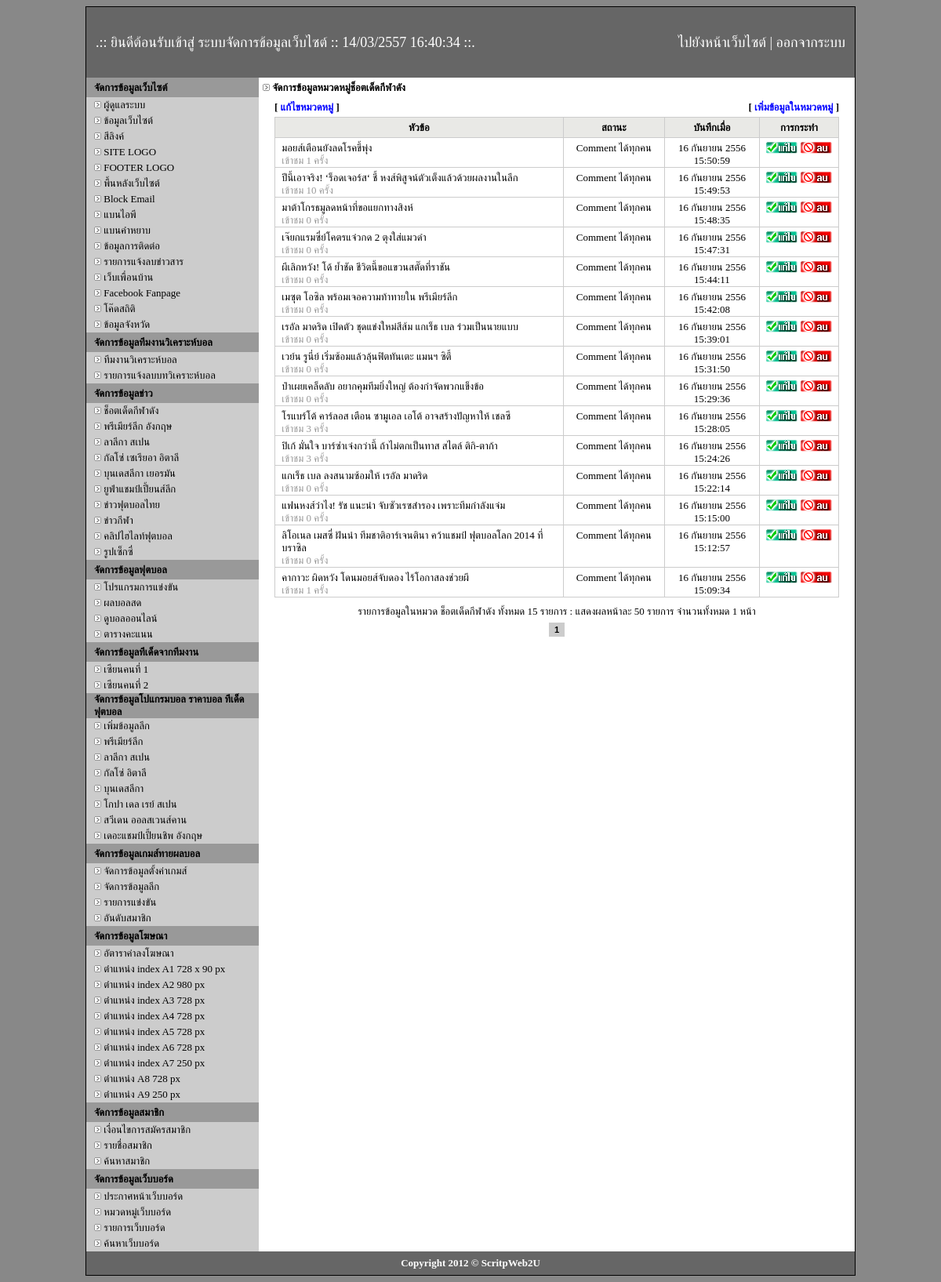
The app's page /admin/all-main-category.php?cate_id=1 (signed in) with its own data.
### tables this page shows
CREATE TABLE `category` (
  `id` int(2) NOT NULL auto_increment,
  `cate_name` varchar(255) NOT NULL,
  `title` text NOT NULL,
  `description` text NOT NULL,
  `keyword` text NOT NULL,
  PRIMARY KEY  (`id`)
);

CREATE TABLE `football` (
  `id` int(2) NOT NULL auto_increment,
  `name` varchar(255) NOT NULL,
  `title` text NOT NULL,
  `description` text NOT NULL,
  `keyword` text NOT NULL,
  `code` text NOT NULL,
  PRIMARY KEY  (`id`)
);

CREATE TABLE `zean_name` (
  `id` int(2) NOT NULL auto_increment,
  `name` varchar(100) NOT NULL,
  PRIMARY KEY  (`id`)
);

CREATE TABLE `league` (
  `id` int(2) NOT NULL auto_increment,
  `league` varchar(255) NOT NULL,
  `icon` varchar(100) NOT NULL,
  PRIMARY KEY  (`id`)
);

CREATE TABLE `post` (
  `id` int(11) NOT NULL auto_increment,
  `cate_id` int(2) NOT NULL,
  `title` varchar(255) NOT NULL,
  `short_detail` varchar(255) NOT NULL,
  `detail` text NOT NULL,
  `img` varchar(255) NOT NULL,
  `status_comment` int(2) NOT NULL,
  `post_date` datetime NOT NULL default '0000-00-00 00:00:00',
  `view` int(10) NOT NULL,
  PRIMARY KEY  (`id`)
);

### admin/all-main-category.php (the view, shortened to what the rows shown need)
<?
include "../function/function.php";
include "../function/datetime.php";
?>
<!DOCTYPE html PUBLIC "-//W3C//DTD XHTML 1.0 Transitional//EN" "http://www.w3.org/TR/xhtml1/DTD/xhtml1-transitional.dtd">
<html xmlns="http://www.w3.org/1999/xhtml">
<head>
</head>
<body>
<table width="980" border="0" align="center" cellpadding="0" cellspacing="1" bgcolor="#000000">
  <tr>
    <td><table width="980" border="0" align="center" cellpadding="0" cellspacing="0">
      <tr>
        <td bgcolor="#CCCCCC"><table width="980" border="0" align="center" cellpadding="0" cellspacing="0">
            <tr>
              <td width="220" align="center" valign="top"><? include "menu.php"; ?></td>
              <td width="760" align="center" valign="top" bgcolor="#FFFFFF"><table width="750" border="0" align="center" cellpadding="0" cellspacing="0">
                  <tr>
                    <td height="25">
<?
$cate_id=$_GET[cate_id];
$scate="SELECT cate_name FROM `category` WHERE id='$cate_id'";
$recate=mysql_query($scate) or die("ERROR $scate");
$rcate=mysql_fetch_row($recate);
?>
					<strong><font size="2"><img src="../img/icon_bullet_arrow_small.gif" width="9" height="9" /> จัดการข้อมูลหมวดหมู่<?=$rcate[0];?></font></strong>
					</td>
                  </tr>
                  <tr>
                    <td><table width="720" border="0" align="center" cellpadding="0" cellspacing="1" bgcolor="#CCCCCC">
                      <?
		$strSQL = "SELECT * FROM post WHERE cate_id=$cate_id";
		$objQuery = mysql_query($strSQL);
		$Num_Rows = mysql_num_rows($objQuery);
		$Per_Page = 50;
		$Page = $_GET["Page"];
		if(!$_GET["Page"])
		{
			$Page=1;
		}
		$Page_Start = (($Per_Page*$Page)-$Per_Page);
		if($Num_Rows<=$Per_Page)
		{
			$Num_Pages =1;
		}
		$strSQL .=" order  by id DESC LIMIT $Page_Start , $Per_Page";
		$objQuery  = mysql_query($strSQL);
		while($objResult = mysql_fetch_row($objQuery)){
		$url=rewrite($objResult[2]);
?>
                      <tr>
                        <td width="370" valign="top" bgcolor="#FFFFFF"><table width="100%" border="0" align="center" cellpadding="0" cellspacing="0">
                            <tr>
                              <td height="5"></td>
                            </tr>
                          </table>
                            <table width="350" border="0" align="center" cellpadding="0" cellspacing="0">
                              <tr>
                                <td align="left"><font size="2"><a href="../topic-<?=$objResult[0];?>/<?=$url;?>.html" style="color:#000000" target="_blank"><?=$objResult[2];?></a></font></td>
                              </tr>
                              <tr>
                                <td align="left"><font size="2" color="#999999">เข้าชม <?=$objResult[8];?>
                                   ครั้ง</font></td>
                              </tr>
                          </table></td>
                        <td width="130" valign="top" bgcolor="#FFFFFF"><table width="100%" border="0" align="center" cellpadding="0" cellspacing="0">
                            <tr>
                              <td height="5"></td>
                            </tr>
                          </table>
                            <table width="120" border="0" align="center" cellpadding="0" cellspacing="0">
                              <tr>
                                <td align="center"><font size="2" color="#000000"><? if($objResult[6]==1){ echo "Comment ได้ทุกคน"; }else if($objResult[6]==2){ echo "เฉพาะสมาชิก"; }else if($objResult[6]==3){ echo "ไม่ให้ Comment"; }?></font></td>
                              </tr>
                          </table></td>
                        <td width="120" valign="top" bgcolor="#FFFFFF"><table width="100%" border="0" align="center" cellpadding="0" cellspacing="0">
                            <tr>
                              <td height="5"></td>
                            </tr>
                          </table>
                            <table width="120" border="0" align="center" cellpadding="0" cellspacing="0">
                              <tr>
                                <td align="center"><font size="2" color="#000000"><? $postDate=$objResult[7]; echo DateTime($postDate); ?></font></td>
                              </tr>
                          </table></td>
                        <td width="100" valign="top" bgcolor="#FFFFFF"><table width="100%" border="0" align="center" cellpadding="0" cellspacing="0">
                            <tr>
                              <td height="5"></td>
                            </tr>
                          </table>
                            <table width="100" border="0" align="center" cellpadding="0" cellspacing="0">
                              <tr>
                                <td align="center"><font size="2"><a href="edit-data-category.php?id=<?=$objResult[0];?>&cate_id=<?=$cate_id;?>"><img src="images/edit.gif" width="40" height="15" border="0" /> </a><a href="del-data-category.php?id=<?=$objResult[0];?>&cate_id=<?=$cate_id;?>&op=<?=$objResult[5];?>" onclick="javascript:if(!confirm('ท่านต้องการลบข้อมูลจริงหรือไม่')){return false;}"> <img src="images/del.gif" width="40" height="15" border="0" /></a></font></td>
                              </tr>
                          </table></td>
                      </tr>
                      <? } ?>
                    </table>
                      <table width="720" border="0" align="center" cellpadding="0" cellspacing="0">
                        <tr>
                          <td align="center"><font size="2" color="#000000">รายการข้อมูลในหมวด
                            <?=$rcate[0];?>
                            ทั้งหมด
                            <?=$Num_Rows;?>
                            รายการ : แสดงผลหน้าละ
                            <?=$Per_Page;?>
                            รายการ จำนวนทั้งหมด
                            <?=$Num_Pages;?>
                            หน้า</font></td>
                        </tr>
                      </table>
                      </td>
                  </tr>
                </table></td>
            </tr>
        </table></td>
      </tr>
    </table></td>
  </tr>
</table>
</body>
</html>

### admin/menu.php (shortened to what the rows shown need)
<table width="220" border="0" align="center" cellpadding="0" cellspacing="0">
  <tr>
    <td><table width="220" border="0" align="center" cellpadding="0" cellspacing="0">
      <?
$stab="select id, cate_name from category order by id asc";
$retab=mysql_query($stab) or die("ERROR $stab");
while($rtab=mysql_fetch_row($retab)){
?>
      <tr>
        <td height="20"><table width="200" border="0" align="center" cellpadding="0" cellspacing="0">
            <tr>
              <td align="left"><font size="2"><img src="../img/icon_bullet_arrow_small.gif" width="9" height="9" /> <a href="all-main-category.php?cate_id=<?=$rtab[0];?>">
                <?=$rtab[1];?>
              </a></font></td>
            </tr>
        </table></td>
      </tr>
      <? } ?>
    </table></td>
  </tr>
  <tr>
    <td><table width="220" border="0" align="center" cellpadding="0" cellspacing="0">
        <tr>
          <td height="20"><table width="200" border="0" align="center" cellpadding="0" cellspacing="0">
<?
$sball="select id, name from football order by id asc";
$reball=mysql_query($sball) or die("ERROR $sball");
while($rball=mysql_fetch_row($reball)){
?>
              <tr>
                <td height="20" align="left"><font size="2"><img src="../img/icon_bullet_arrow_small.gif" width="9" height="9" /> <a href="football.php?id=<?=$rball[0];?>">
                  <?=$rball[1];?>
                </a></font></td>
              </tr>
<? } ?>
          </table></td>
        </tr>
      </table></td>
  </tr>
  <tr>
    <td><table width="220" border="0" align="center" cellpadding="0" cellspacing="0">
      <tr>
        <td height="20"><table width="200" border="0" align="center" cellpadding="0" cellspacing="0">
<?
$szean="select * from zean_name order by id asc";
$rezean=mysql_query($szean) or die("ERROR $szean");
while($rzean=mysql_fetch_row($rezean)){
?>
          <tr>
            <td height="20" align="left"><font size="2"><img src="../img/icon_bullet_arrow_small.gif" width="9" height="9" /> <a href="tded-zean.php?zean_id=<?=$rzean[0];?>"><?=$rzean[1];?></a></font></td>
          </tr>
          <? } ?>
        </table></td>
      </tr>
    </table></td>
  </tr>
  <tr>
    <td><table width="220" border="0" align="center" cellpadding="0" cellspacing="0">
      <?
$ssco="select id, league from league order by id asc";
$resco=mysql_query($ssco) or die("ERROR $ssco");
while($rsco=mysql_fetch_row($resco)){
?>
      <tr>
        <td height="20"><table width="200" border="0" align="center" cellpadding="0" cellspacing="0">
          <tr>
            <td align="left"><font size="2"><img src="../img/icon_bullet_arrow_small.gif" width="9" height="9" /> <a href="t-ded.php?l_id=<?=$rsco[0];?>">
              <?=$rsco[1];?>
            </a></font></td>
          </tr>
        </table></td>
      </tr>
      <? } ?>
    </table></td>
  </tr>
</table>

### records on screen
category: cate_name "ช็อตเด็ดกีฬาดัง"
category: cate_name "พรีเมียร์ลีก อังกฤษ"
category: cate_name "ลาลีกา สเปน"
category: cate_name "กัลโซ่ เซเรียอา อิตาลี"
category: cate_name "บุนเดสลีกา เยอรมัน"
category: cate_name "ยูฟ่าแชมป์เปี้ยนส์ลีก"
category: cate_name "ข่าวฟุตบอลไทย"
category: cate_name "ข่าวกีฬา"
category: cate_name "คลิปไฮไลท์ฟุตบอล"
category: cate_name "รูปเซ็กซี่"
football: name "โปรแกรมการแข่งขัน"
football: name "ผลบอลสด"
football: name "ดูบอลออนไลน์"
football: name "ตารางคะแนน"
zean_name: name "เซียนคนที่ 1"
zean_name: name "เซียนคนที่ 2"
league: league "พรีเมียร์ลีก"
league: league "ลาลีกา สเปน"
league: league "กัลโซ่ อิตาลี"
league: league "บุนเดสลีกา"
league: league "โกปา เดล เรย์ สเปน"
league: league "สวีเดน ออลสเวนส์คาน"
league: league "เดอะแชมป์เปี้ยนชิพ อังกฤษ"
post: title "มอยส์เตือนยังลดโรคขี้พุ่ง", view "1", status_comment "Comment ได้ทุกคน", post_date "16 กันยายน 2556 15:50:59"
post: title "ปีนี้เอาจริง! ‘ร็อดเจอร์ส‘ ชี้ หงส์พิสูจน์ตัวเต็งแล้วด้วยผลงานในลีก", view "10", status_comment "Comment ได้ทุกคน", post_date "16 กันยายน 2556 15:49:53"
post: title "มาต้าโกรธมูลดหน้าที่ขอแยกทางสิงห์", view "0", status_comment "Comment ได้ทุกคน", post_date "16 กันยายน 2556 15:48:35"
post: title "เจ๊ยกแรมซี่ย์โคตรแจ๋วกด 2 ตุงใส่แมวดำ", view "0", status_comment "Comment ได้ทุกคน", post_date "16 กันยายน 2556 15:47:31"
post: title "ผีเลิกหวัง! โด้ ย้ำชัด ชีวิตนี้ขอแขวนสตั๊ดที่ราชัน", view "0", status_comment "Comment ได้ทุกคน", post_date "16 กันยายน 2556 15:44:11"
post: title "เมซุต โอซิล พร้อมเจอความท้าทายใน พรีเมียร์ลีก", view "0", status_comment "Comment ได้ทุกคน", post_date "16 กันยายน 2556 15:42:08"
post: title "เรอัล มาดริด เปิดตัว ชุดแข่งใหม่สีส้ม แกเร็ธ เบล ร่วมเป็นนายแบบ", view "0", status_comment "Comment ได้ทุกคน", post_date "16 กันยายน 2556 15:39:01"
post: title "เวย์น รูนี่ย์ เริ่มซ้อมแล้วลุ้นฟิตทันเตะ แมนฯ ซิตี้", view "0", status_comment "Comment ได้ทุกคน", post_date "16 กันยายน 2556 15:31:50"
post: title "ป๋าเผยเคล็ดลับ อยากคุมทีมยิ่งใหญ่ ต้องกำจัดพวกแข็งข้อ", view "0", status_comment "Comment ได้ทุกคน", post_date "16 กันยายน 2556 15:29:36"
post: title "โรแบร์โต้ คาร์ลอส เตือน ซามูเอล เอโต้ อาจสร้างปัญหาให้ เชลซี", view "3", status_comment "Comment ได้ทุกคน", post_date "16 กันยายน 2556 15:28:05"
post: title "ปิเก้ มั่นใจ บาร์ซ่าเจ๋งกว่านี้ ถ้าไม่ตกเป็นทาส สไตล์ ติกิ-ตาก้า", view "3", status_comment "Comment ได้ทุกคน", post_date "16 กันยายน 2556 15:24:26"
post: title "แกเร็ธ เบล ลงสนามซ้อมให้ เรอัล มาดริด", view "0", status_comment "Comment ได้ทุกคน", post_date "16 กันยายน 2556 15:22:14"
post: title "แฟนหงส์ว่าไง! รัช แนะนำ จับซัวเรซสำรอง เพราะทีมกำลังแจ่ม", view "0", status_comment "Comment ได้ทุกคน", post_date "16 กันยายน 2556 15:15:00"
post: title "ลิโอเนล เมสซี่ ฝันนำ ทีมชาติอาร์เจนตินา คว้าแชมป์ ฟุตบอลโลก 2014 ที่บราซิล", view "0", status_comment "Comment ได้ทุกคน", post_date "16 กันยายน 2556 15:12:57"
post: title "คากาวะ ผิดหวัง โดนมอยส์จับดอง ไร้โอกาสลงช่วยผี", view "1", status_comment "Comment ได้ทุกคน", post_date "16 กันยายน 2556 15:09:34"

### other values on screen
$Num_Rows "15"
$Per_Page "50"
$Num_Pages "1"
